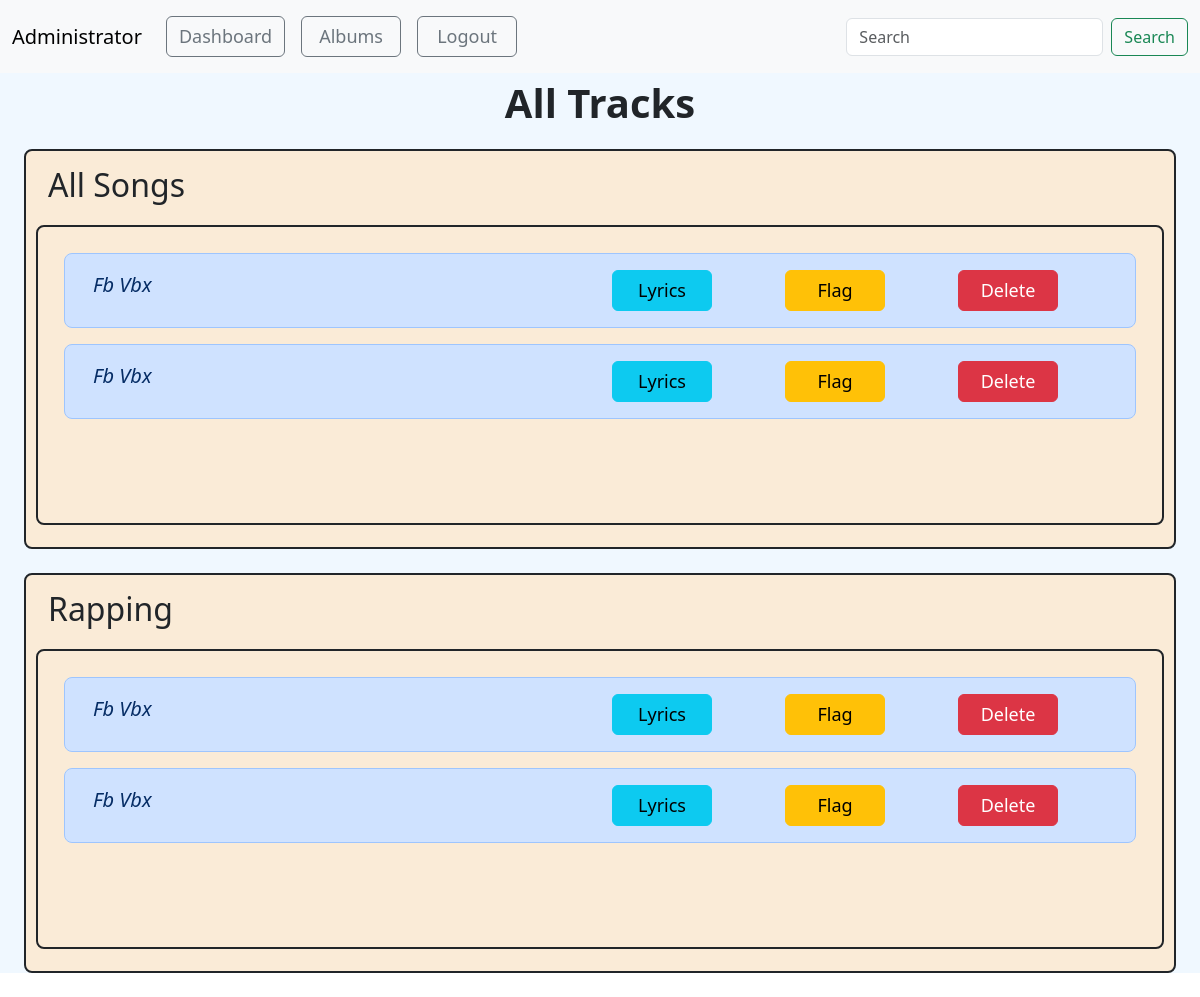
Before: /admin_songs/1 with the older database file.
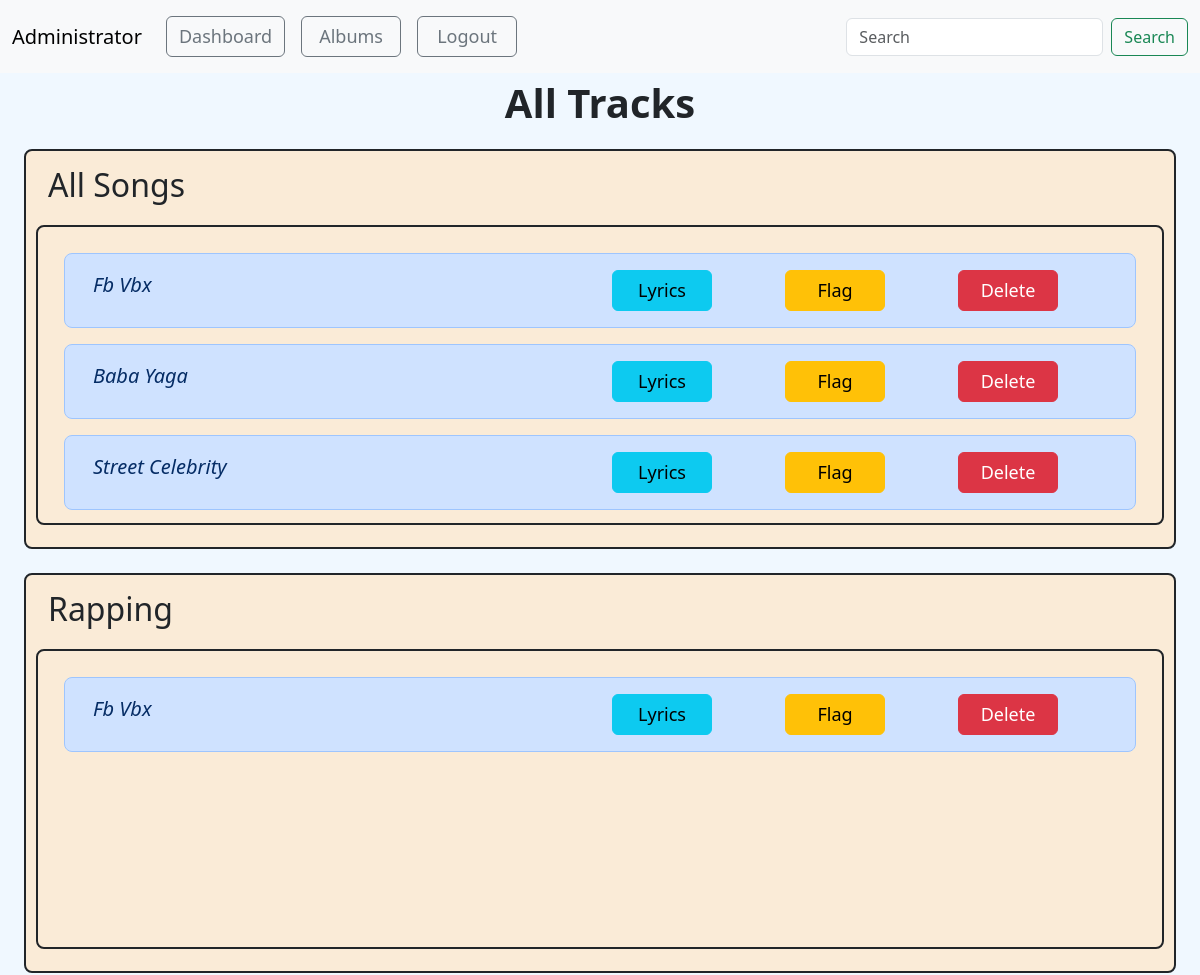
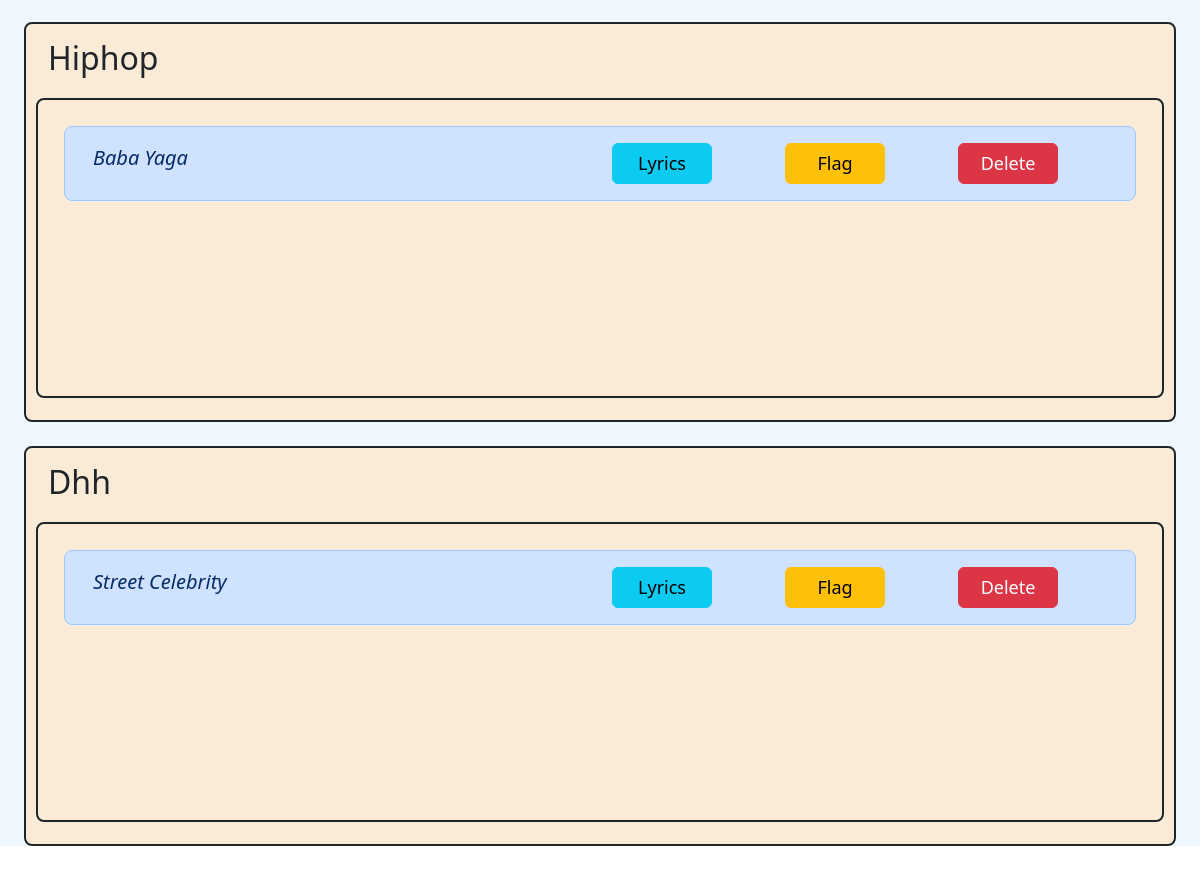
After: the same page with the newer database file (2 pictures, top to bottom).
### model1.py (models this page shows, shortened)
class Song(db.Model):
    song_id = db.Column(db.Integer, primary_key=True)
    song_name = db.Column(db.String(100), nullable=False)
    song_artist = db.Column(db.String(100))
    song_language = db.Column(db.String(30))
    song_genre = db.Column(db.String(50))
    song_lyrics = db.Column(db.String(1000))
    song_duration = db.Column(db.Integer)  # in seconds
    release_date = db.Column(db.String(20))
    creator_id = db.Column(db.Integer, db.ForeignKey("user.user_id"), nullable=False)
    album_id = db.Column(db.Integer, db.ForeignKey("album.album_id") ,default=None)
    song_path = db.Column(db.String(255),default=None)
    song_thumbnail = db.Column(db.String(255),default=None)
    song_play_count = db.Column(db.Integer, default=0)
    song_flag = db.Column(db.Boolean,default=False)
    creator = db.relationship("User", backref="songs")

### app.py (the view)
@app.route("/admin_songs/<int:a_id>", methods=["GET", "POST"])
def admin_songs(a_id):
    admin = Admin.query.get(a_id)
    songs = Song.query.all()
    genres = Song.query.with_entities(Song.song_genre).distinct().all()
    genre_list = [genre[0] for genre in genres]
    if admin.isloggedin:
        return render_template("admin_songs.html", songs=songs, admin=admin,genres=genre_list)
    else:
        return redirect("/")

### templates/admin_songs.html (shortened to what this page needs)
<!doctype html>
<html lang="en">
<head>
    <link href="https://cdn.jsdelivr.net/npm/bootstrap@5.3.2/dist/css/bootstrap.min.css" rel="stylesheet"
>
</head>
<body>
    <nav class="navbar navbar-expand-lg bg-body-tertiary sticky-sm-top">
        <div class="container-fluid">
          <a class="navbar-brand" href="/admin_songs/{{admin.admin_id}}">Administrator</a>
          <div class="collapse navbar-collapse" id="navbarTogglerDemo02">
            <ul class="navbar-nav me-auto mb-2 mb-lg-0">
              <li class="nav-item">
                <a style="width: auto; margin:auto; font-size:large;" type="button" class="btn btn-outline-secondary m-2" href="/admin_home/{{admin.admin_id}}">Dashboard</a>
              </li>
              <li class="nav-item">
                <a style="width: 100px; font-size:large;" type="button" class=" btn btn-outline-secondary m-2" href="#">Albums</a>
              </li>
              <li class="nav-item">
                <a style="width: 100px; font-size:large;" class=" btn btn-outline-secondary m-2" href="/admin_logout/{{admin.admin_id}}">Logout</a>
            </li>
            </ul>
            <form class="d-flex" role="search">
              <input class="form-control me-2" type="search" placeholder="Search" aria-label="Search">
              <button class="btn btn-outline-success" type="submit">Search</button>
            </form>
          </div>
        </div>
      </nav>
<div class="container-fluid songs  min-vh-100">
    <header>
        <p class="heading fs-1 fw-semibold text-center">All Tracks</p>
    </header>
    <div class="container-fluid ">
        {% if songs|length == 0 %}
        <p>No Songs Availaible</p>
        {% else %}
            <div class="container-fluid border border border-2 rounded-3 border-dark mb-4 overflow-auto" id="songs" >
                <div class="container-fluid sticky-sm-top">
                    <p class="text-capitalize fs-2 ">all songs</p>
                </div>
                <div class="song container border border-2 rounded-3 border-dark m-auto overflow-auto">
                    {% for song in songs %}
                        <div class="row m-3 p-3 text-primary-emphasis bg-primary-subtle border border-primary-subtle rounded-3">
                            <div class="col-6 text-capitalize fs-5 fst-italic">{{song.song_name}}</div>
                            <div class="col"><a class="btn btn-info" href="#" role="button" style="width: 100px; font-size:large;" >Lyrics</a></div>
                            <div class="col"><a class="btn btn-warning" href="/flag_song/{{admin.admin_id}}/{{song.song_id}}" role="button" style="width: 100px; font-size:large;">Flag</a></div>
                            <div class="col"><a class="btn btn-danger" href="/admin_delete_song/{{admin.admin_id}}/{{song.song_id}}" role="button" style="width: 100px; font-size:large;">Delete</a></div>
                        </div>
                    {% endfor %}
                </div>
            </div>
            {% for genre in genres %}
                <div class="container-fluid border border border-2 rounded-3 border-dark mb-4 overflow-auto" id="songs" >
                    <div class="container-fluid sticky-sm-top">
                        <p class="text-capitalize fs-2 ">{{genre}}</p>
                    </div>
                    <div class="song container border border-2 rounded-3 border-dark m-auto overflow-auto">
                        {% for song in songs %}
                            {% if song.song_genre == genre %}
                            <div class="row m-3 p-3 text-primary-emphasis bg-primary-subtle border border-primary-subtle rounded-3">
                                <div class="col-6 text-capitalize fs-5 fst-italic">{{song.song_name}}</div>
                                <div class="col"><a class="btn btn-info" href="#" role="button" style="width: 100px; font-size:large;" >Lyrics</a></div>
                                <div class="col"><a class="btn btn-warning" href="/flag_song/{{admin.admin_id}}/{{song.song_id}}" role="button" style="width: 100px; font-size:large;">Flag</a></div>
                                <div class="col"><a class="btn btn-danger" href="/admin_delete_song/{{admin.admin_id}}/{{song.song_id}}" role="button" style="width: 100px; font-size:large;">Delete</a></div>
                            </div>
                            {% endif %}
                        {% endfor %}
                    </div>
                </div>
            {% endfor %}
        {% endif %}
    </div>
</div>
</body>
</html>

### templates/admin_songs.html (style rules this page uses)
#songs { background-color: antiquewhite; padding: 10px; height: 400px; overflow: auto; }
.song { padding: 10px; height: 300px; overflow: auto; }
.songs { background-color: aliceblue; }

Changed rows visible on the page:
removed Song: song_name "Fb Vbx", {{ admin.admin_id }} 1 (drawn)
added Song: song_name "Baba Yaga", {{ admin.admin_id }} 1 (drawn)
added Song: song_name "Street Celebrity", {{ admin.admin_id }} 1 (drawn)
Other visible differences:
new list line: "Hiphop"
new list line: "Dhh"
